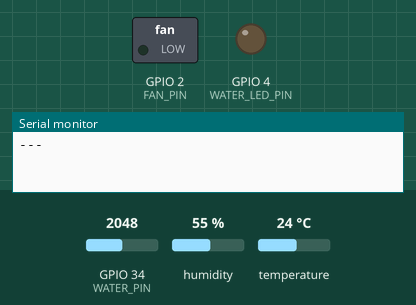
Simulated run of this sketch. Board: ESP32. Parts: switched loads named in the sketch (green lamp = pin HIGH), output pins drawn as LEDs (lit = HIGH), the last lines printed to the serial monitor. Inputs (shaded band) come from the test bench; at power-on: temperature 24 °C, GPIO 34 (WATER_PIN) = 2048, humidity 55 %.

Above: at 2.8 s.
2.9 s: temperature set to 34.4 °C
5.6 s: temperature set to 35.7 °C
At 6.8 s:
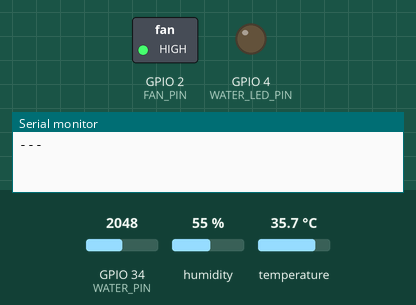
8.3 s: GPIO 34 (WATER_PIN) set to 1739
11.2 s: GPIO 34 (WATER_PIN) set to 1617
At 12.4 s:
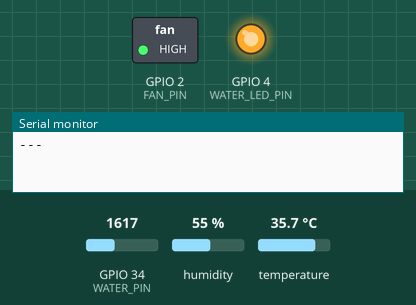
13.9 s: temperature set to 12 °C
At 15.5 s:
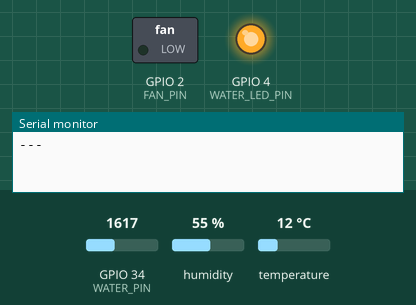
16.6 s: temperature set to 41 °C
At 19.2 s:
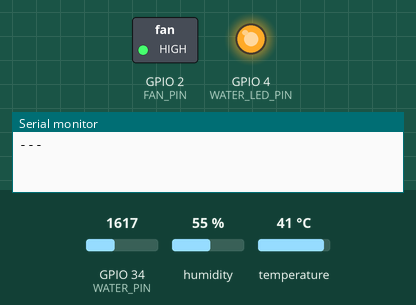
Timing chart, 0 to 20.5 s (numbered marks = the images above; inputs shaded):
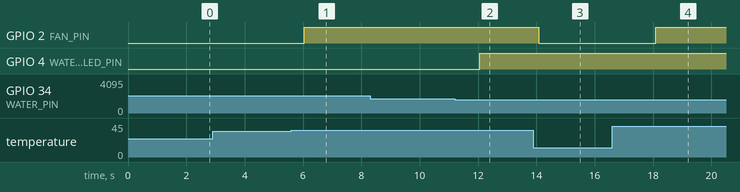

The sketch:

wokwi_esp32_controller.ino
```cpp
#include "DHT.h"

#define DHTPIN 15
#define DHTTYPE DHT22
#define FAN_PIN 2
#define WATER_LED_PIN 4
#define WATER_PIN 34

DHT dht(DHTPIN, DHTTYPE);

void setup() {
  Serial.begin(115200);
  dht.begin();
  pinMode(FAN_PIN, OUTPUT);
  pinMode(WATER_LED_PIN, OUTPUT);
  Serial.println("Heatwave Controller Ready...");
}

void loop() {
  // 1. Read the sensors
  float temperature = dht.readTemperature();
  int waterRaw = analogRead(WATER_PIN);
  int waterPercent = map(waterRaw, 0, 4095, 0, 100);

  // 2. Decide Cooling Fan (Red LED) Status
  String fanStatus = "OFF";
  if (temperature >= 35.0) {
    digitalWrite(FAN_PIN, HIGH);
    fanStatus = "ON";
  } else {
    digitalWrite(FAN_PIN, LOW);
    fanStatus = "OFF";
  }

  // 3. Decide Water Alert (Blue LED) Status
  String waterAlertStatus = "OFF";
  if (waterPercent <= 40) {
    digitalWrite(WATER_LED_PIN, HIGH);
    waterAlertStatus = "ON";
  } else {
    digitalWrite(WATER_LED_PIN, LOW);
    waterAlertStatus = "OFF";
  }

  // 4. Print the final clean Status Report
  Serial.print("Status Report -> Temp: ");
  Serial.print(temperature);
  Serial.print(" °C | Water Tank: ");
  Serial.print(waterPercent);
  Serial.print("% | Cooling Fan (Red LED): ");
  Serial.print(fanStatus);
  Serial.print(" | Water Alert (Blue LED): ");
  Serial.println(waterAlertStatus);

  Serial.println("---");
  delay(2000);
}
```

Measured:
- the behaviour switches between 34.9 and 35 °C on temperature (found by bisection; images 0 and 1)
- the behaviour switches between 1679 and 1678 on GPIO 34 (WATER_PIN) (found by bisection; images 1 and 2)
- after the input at 5.6 s, GPIO 2 (FAN_PIN): LOW → HIGH after 0.43 s
- after the input at 11.2 s, GPIO 4 (WATER_LED_PIN): LOW → HIGH after 0.86 s
- after the input at 13.9 s, GPIO 2 (FAN_PIN): HIGH → LOW after 0.17 s
- after the input at 16.6 s, GPIO 2 (FAN_PIN): LOW → HIGH after 1.5 s
